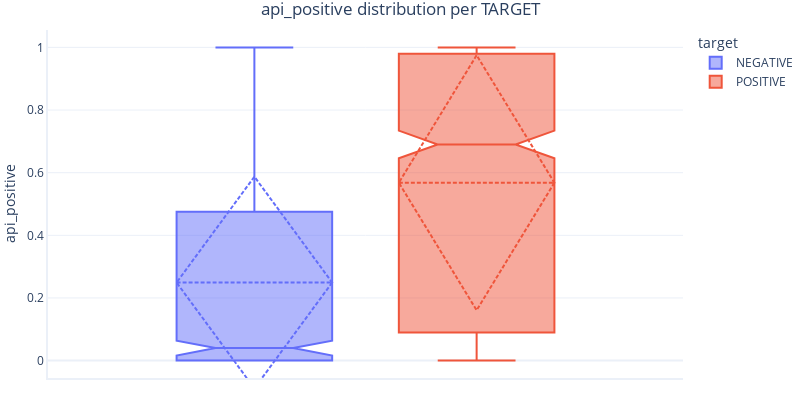
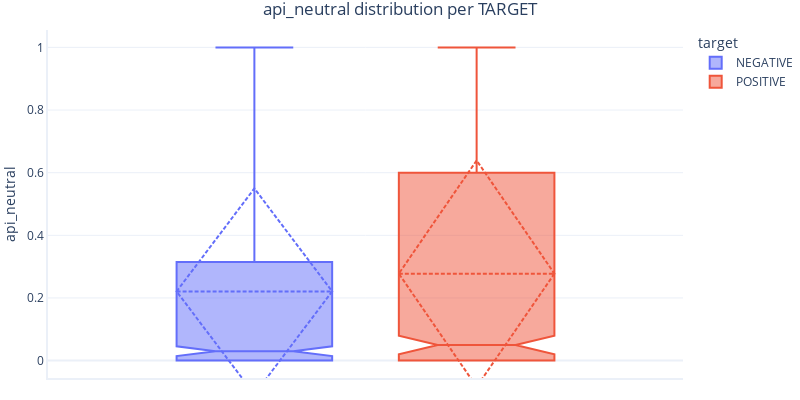
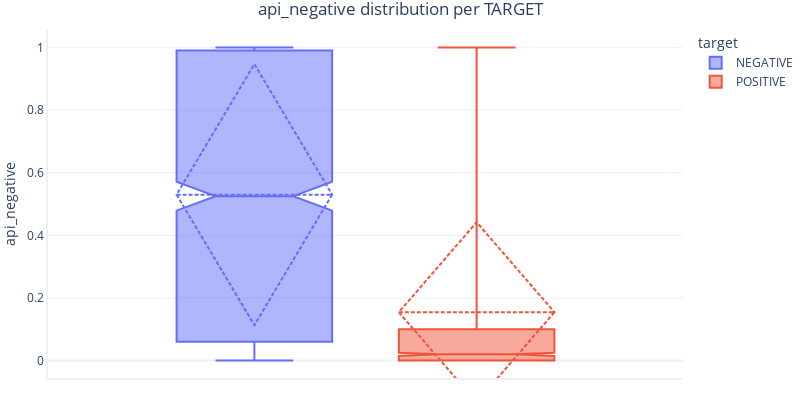

Notebook code for these charts, in order:
### Markdown cell above
This model is also biased towards the positive class, but less than our baseline model : it predicted 26% (baseline = 35% , -26%) more _POSITIVE_ (1115) messages than _NEGATIVE_ (885).

### Code cell
df["api_positive"] = [cls.cache[text]["positive"] for text in df.text.values]
df["api_neutral"] = [cls.cache[text]["neutral"] for text in df.text.values]
df["api_negative"] = [cls.cache[text]["negative"] for text in df.text.values]

viz_helpers.plot_boxes(
    dataframe=df,
    plot_columns=["api_positive", "api_neutral", "api_negative"],
    categorical_column="target",
)

### Figure 1 — Plotly figure (JSON) as saved in the notebook; plotly's stock layout.template omitted (floating-point values rounded to 4 significant figures; data arrays with more than 128 entries replaced by an {"elided": "..."} marker saying what was removed)
{"data": [{"alignmentgroup": "True", "boxmean": "sd", "boxpoints": false, "hovertemplate": "target=NEGATIVE<br>api_positive=%{y}<extra></extra>", "legendgroup": "NEGATIVE", "marker": {"color": "#636efa"}, "name": "NEGATIVE", "notched": true, "offsetgroup": "NEGATIVE", "orientation": "v", "showlegend": true, "type": "box", "x0": " ", "xaxis": "x", "y": {"elided": "1000 float values"}, "y0": " ", "yaxis": "y"}, {"alignmentgroup": "True", "boxmean": "sd", "boxpoints": false, "hovertemplate": "target=POSITIVE<br>api_positive=%{y}<extra></extra>", "legendgroup": "POSITIVE", "marker": {"color": "#EF553B"}, "name": "POSITIVE", "notched": true, "offsetgroup": "POSITIVE", "orientation": "v", "showlegend": true, "type": "box", "x0": " ", "xaxis": "x", "y": {"elided": "1000 float values"}, "y0": " ", "yaxis": "y"}], "layout": {"boxmode": "group", "height": 400, "legend": {"title": {"text": "target"}, "tracegroupgap": 0}, "title": {"text": "api_positive distribution per TARGET"}, "width": 800, "xaxis": {"anchor": "y", "domain": [0, 1]}, "yaxis": {"anchor": "x", "domain": [0, 1], "title": {"text": "api_positive"}}}}

### Figure 2 — Plotly figure (JSON) as saved in the notebook; plotly's stock layout.template omitted (floating-point values rounded to 4 significant figures; data arrays with more than 128 entries replaced by an {"elided": "..."} marker saying what was removed)
{"data": [{"alignmentgroup": "True", "boxmean": "sd", "boxpoints": false, "hovertemplate": "target=NEGATIVE<br>api_neutral=%{y}<extra></extra>", "legendgroup": "NEGATIVE", "marker": {"color": "#636efa"}, "name": "NEGATIVE", "notched": true, "offsetgroup": "NEGATIVE", "orientation": "v", "showlegend": true, "type": "box", "x0": " ", "xaxis": "x", "y": {"elided": "1000 float values"}, "y0": " ", "yaxis": "y"}, {"alignmentgroup": "True", "boxmean": "sd", "boxpoints": false, "hovertemplate": "target=POSITIVE<br>api_neutral=%{y}<extra></extra>", "legendgroup": "POSITIVE", "marker": {"color": "#EF553B"}, "name": "POSITIVE", "notched": true, "offsetgroup": "POSITIVE", "orientation": "v", "showlegend": true, "type": "box", "x0": " ", "xaxis": "x", "y": {"elided": "1000 float values"}, "y0": " ", "yaxis": "y"}], "layout": {"boxmode": "group", "height": 400, "legend": {"title": {"text": "target"}, "tracegroupgap": 0}, "title": {"text": "api_neutral distribution per TARGET"}, "width": 800, "xaxis": {"anchor": "y", "domain": [0, 1]}, "yaxis": {"anchor": "x", "domain": [0, 1], "title": {"text": "api_neutral"}}}}

### Figure 3 — Plotly figure (JSON) as saved in the notebook; plotly's stock layout.template omitted (floating-point values rounded to 4 significant figures; data arrays with more than 128 entries replaced by an {"elided": "..."} marker saying what was removed)
{"data": [{"alignmentgroup": "True", "boxmean": "sd", "boxpoints": false, "hovertemplate": "target=NEGATIVE<br>api_negative=%{y}<extra></extra>", "legendgroup": "NEGATIVE", "marker": {"color": "#636efa"}, "name": "NEGATIVE", "notched": true, "offsetgroup": "NEGATIVE", "orientation": "v", "showlegend": true, "type": "box", "x0": " ", "xaxis": "x", "y": {"elided": "1000 float values"}, "y0": " ", "yaxis": "y"}, {"alignmentgroup": "True", "boxmean": "sd", "boxpoints": false, "hovertemplate": "target=POSITIVE<br>api_negative=%{y}<extra></extra>", "legendgroup": "POSITIVE", "marker": {"color": "#EF553B"}, "name": "POSITIVE", "notched": true, "offsetgroup": "POSITIVE", "orientation": "v", "showlegend": true, "type": "box", "x0": " ", "xaxis": "x", "y": {"elided": "1000 float values"}, "y0": " ", "yaxis": "y"}], "layout": {"boxmode": "group", "height": 400, "legend": {"title": {"text": "target"}, "tracegroupgap": 0}, "title": {"text": "api_negative distribution per TARGET"}, "width": 800, "xaxis": {"anchor": "y", "domain": [0, 1]}, "yaxis": {"anchor": "x", "domain": [0, 1], "title": {"text": "api_negative"}}}}
